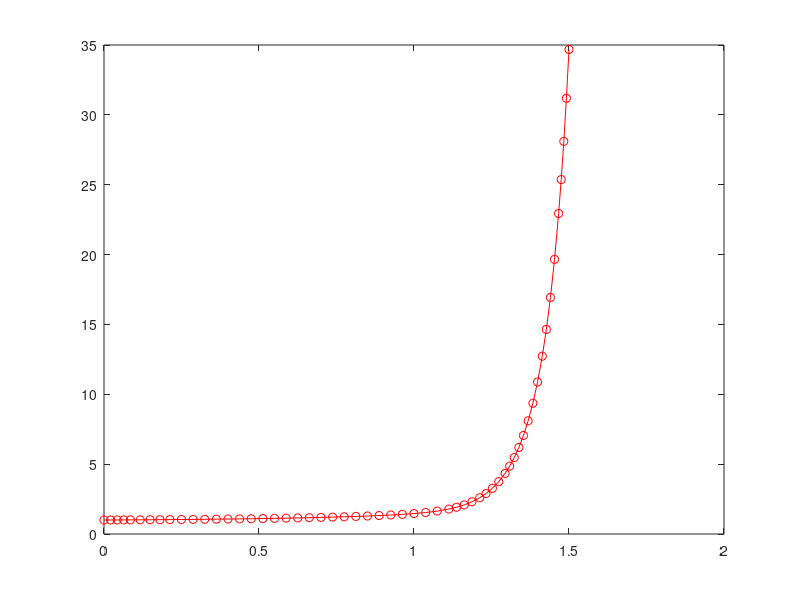

This chart was generated by the following MATLAB code:
clc;
clear all;
close all;

xs = [0 1.5];
ic = 1;
[x,y] = ode45(@(x,y) (x.^2 + exp(3*x.^4 - 2))/(y.^2), xs, ic);

plot(x,y,'r -o')

size(y)